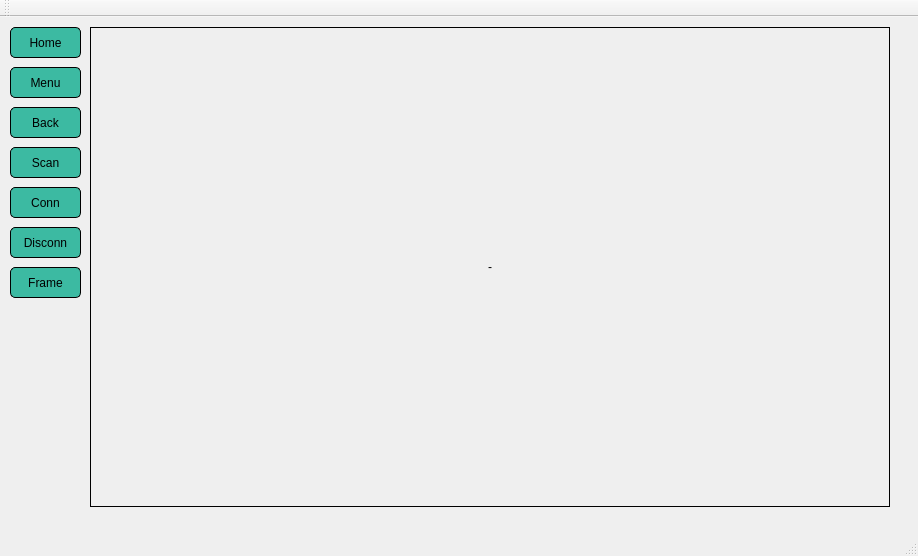
<?xml version="1.0" encoding="UTF-8"?>
<ui version="4.0">
 <class>mySPINWindow</class>
 <widget class="QMainWindow" name="mySPINWindow">
  <property name="geometry">
   <rect>
    <x>0</x>
    <y>0</y>
    <width>918</width>
    <height>556</height>
   </rect>
  </property>
  <property name="windowTitle">
   <string>mySPINWindow</string>
  </property>
  <property name="autoFillBackground">
   <bool>true</bool>
  </property>
  <widget class="QWidget" name="centralWidget">
   <widget class="QPushButton" name="homeBtn">
    <property name="geometry">
     <rect>
      <x>10</x>
      <y>10</y>
      <width>71</width>
      <height>31</height>
     </rect>
    </property>
    <property name="styleSheet">
     <string notr="true">QPushButton:pressed {
    background-color: qlineargradient(spread:pad, x1:0, y1:0, x2:0, y2:1,   stop:0 rgba(60, 186, 162, 255), stop:1 rgba(98, 211, 162, 255))
}
QPushButton {
     background-color: #3cbaa2; border: 1px solid black;
     border-radius: 5px;
}

QPushButton:disabled {
    background-color: rgb(170, 170, 127)
}</string>
    </property>
    <property name="text">
     <string>Home</string>
    </property>
   </widget>
   <widget class="QPushButton" name="menuBtn">
    <property name="geometry">
     <rect>
      <x>10</x>
      <y>50</y>
      <width>71</width>
      <height>31</height>
     </rect>
    </property>
    <property name="styleSheet">
     <string notr="true">QPushButton:pressed {
    background-color: qlineargradient(spread:pad, x1:0, y1:0, x2:0, y2:1,   stop:0 rgba(60, 186, 162, 255), stop:1 rgba(98, 211, 162, 255))
}
QPushButton {
     background-color: #3cbaa2; border: 1px solid black;
     border-radius: 5px;
}

QPushButton:disabled {
    background-color: rgb(170, 170, 127)
}</string>
    </property>
    <property name="text">
     <string>Menu</string>
    </property>
   </widget>
   <widget class="QPushButton" name="backBtn">
    <property name="geometry">
     <rect>
      <x>10</x>
      <y>90</y>
      <width>71</width>
      <height>31</height>
     </rect>
    </property>
    <property name="styleSheet">
     <string notr="true">QPushButton:pressed {
    background-color: qlineargradient(spread:pad, x1:0, y1:0, x2:0, y2:1,   stop:0 rgba(60, 186, 162, 255), stop:1 rgba(98, 211, 162, 255))
}
QPushButton {
     background-color: #3cbaa2; border: 1px solid black;
     border-radius: 5px;
}

QPushButton:disabled {
    background-color: rgb(170, 170, 127)
}</string>
    </property>
    <property name="text">
     <string>Back</string>
    </property>
   </widget>
   <widget class="MySPINLabel" name="drawLabel">
    <property name="geometry">
     <rect>
      <x>90</x>
      <y>10</y>
      <width>800</width>
      <height>480</height>
     </rect>
    </property>
    <property name="minimumSize">
     <size>
      <width>800</width>
      <height>480</height>
     </size>
    </property>
    <property name="maximumSize">
     <size>
      <width>800</width>
      <height>480</height>
     </size>
    </property>
    <property name="mouseTracking">
     <bool>true</bool>
    </property>
    <property name="frameShape">
     <enum>QFrame::Box</enum>
    </property>
    <property name="text">
     <string>-</string>
    </property>
    <property name="alignment">
     <set>Qt::AlignCenter</set>
    </property>
   </widget>
   <widget class="QPushButton" name="scanBtn">
    <property name="geometry">
     <rect>
      <x>10</x>
      <y>130</y>
      <width>71</width>
      <height>31</height>
     </rect>
    </property>
    <property name="styleSheet">
     <string notr="true">QPushButton:pressed {
    background-color: qlineargradient(spread:pad, x1:0, y1:0, x2:0, y2:1,   stop:0 rgba(60, 186, 162, 255), stop:1 rgba(98, 211, 162, 255))
}
QPushButton {
     background-color: #3cbaa2; border: 1px solid black;
     border-radius: 5px;
}

QPushButton:disabled {
    background-color: rgb(170, 170, 127)
}</string>
    </property>
    <property name="text">
     <string>Scan</string>
    </property>
   </widget>
   <widget class="QPushButton" name="connectBtn">
    <property name="geometry">
     <rect>
      <x>10</x>
      <y>170</y>
      <width>71</width>
      <height>31</height>
     </rect>
    </property>
    <property name="styleSheet">
     <string notr="true">QPushButton:pressed {
    background-color: qlineargradient(spread:pad, x1:0, y1:0, x2:0, y2:1,   stop:0 rgba(60, 186, 162, 255), stop:1 rgba(98, 211, 162, 255))
}
QPushButton {
     background-color: #3cbaa2; border: 1px solid black;
     border-radius: 5px;
}

QPushButton:disabled {
    background-color: rgb(170, 170, 127)
}</string>
    </property>
    <property name="text">
     <string>Conn</string>
    </property>
   </widget>
   <widget class="QPushButton" name="disconnectBtn">
    <property name="geometry">
     <rect>
      <x>10</x>
      <y>210</y>
      <width>71</width>
      <height>31</height>
     </rect>
    </property>
    <property name="styleSheet">
     <string notr="true">QPushButton:pressed {
    background-color: qlineargradient(spread:pad, x1:0, y1:0, x2:0, y2:1,   stop:0 rgba(60, 186, 162, 255), stop:1 rgba(98, 211, 162, 255))
}
QPushButton {
     background-color: #3cbaa2; border: 1px solid black;
     border-radius: 5px;
}

QPushButton:disabled {
    background-color: rgb(170, 170, 127)
}</string>
    </property>
    <property name="text">
     <string>Disconn</string>
    </property>
   </widget>
   <widget class="QPushButton" name="requestFrameBtn">
    <property name="geometry">
     <rect>
      <x>10</x>
      <y>250</y>
      <width>71</width>
      <height>31</height>
     </rect>
    </property>
    <property name="styleSheet">
     <string notr="true">QPushButton:pressed {
    background-color: qlineargradient(spread:pad, x1:0, y1:0, x2:0, y2:1,   stop:0 rgba(60, 186, 162, 255), stop:1 rgba(98, 211, 162, 255))
}
QPushButton {
     background-color: #3cbaa2; border: 1px solid black;
     border-radius: 5px;
}

QPushButton:disabled {
    background-color: rgb(170, 170, 127)
}</string>
    </property>
    <property name="text">
     <string>Frame</string>
    </property>
   </widget>
  </widget>
  <widget class="QToolBar" name="mainToolBar">
   <attribute name="toolBarArea">
    <enum>TopToolBarArea</enum>
   </attribute>
   <attribute name="toolBarBreak">
    <bool>false</bool>
   </attribute>
  </widget>
  <widget class="QStatusBar" name="statusBar"/>
 </widget>
 <layoutdefault spacing="6" margin="11"/>
 <customwidgets>
  <customwidget>
   <class>MySPINLabel</class>
   <extends>QLabel</extends>
   <header location="global">myspinlabel.h</header>
  </customwidget>
 </customwidgets>
 <resources/>
 <connections/>
</ui>
